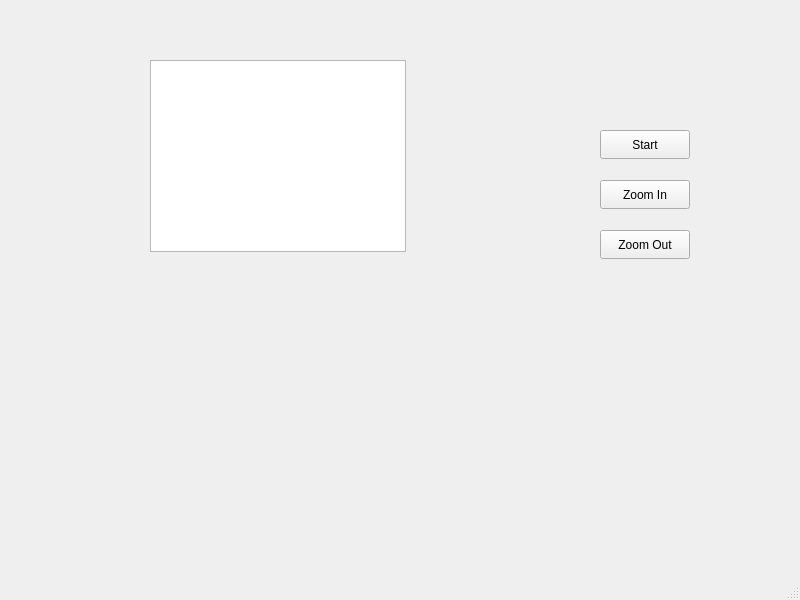
<?xml version="1.0" encoding="UTF-8"?>
<ui version="4.0">
 <class>MainWindow</class>
 <widget class="QMainWindow" name="MainWindow">
  <property name="geometry">
   <rect>
    <x>0</x>
    <y>0</y>
    <width>800</width>
    <height>600</height>
   </rect>
  </property>
  <property name="windowTitle">
   <string>MainWindow</string>
  </property>
  <widget class="QWidget" name="centralwidget">
   <widget class="QGraphicsView" name="graphicsView">
    <property name="geometry">
     <rect>
      <x>150</x>
      <y>60</y>
      <width>256</width>
      <height>192</height>
     </rect>
    </property>
   </widget>
   <widget class="QPushButton" name="btnStartPause">
    <property name="geometry">
     <rect>
      <x>600</x>
      <y>130</y>
      <width>90</width>
      <height>29</height>
     </rect>
    </property>
    <property name="text">
     <string>Start</string>
    </property>
   </widget>
   <widget class="QPushButton" name="btnZoomIn">
    <property name="geometry">
     <rect>
      <x>600</x>
      <y>180</y>
      <width>90</width>
      <height>29</height>
     </rect>
    </property>
    <property name="text">
     <string>Zoom In</string>
    </property>
   </widget>
   <widget class="QPushButton" name="btnZoomOut">
    <property name="geometry">
     <rect>
      <x>600</x>
      <y>230</y>
      <width>90</width>
      <height>29</height>
     </rect>
    </property>
    <property name="text">
     <string>Zoom Out</string>
    </property>
   </widget>
  </widget>
  <widget class="QMenuBar" name="menubar">
   <property name="geometry">
    <rect>
     <x>0</x>
     <y>0</y>
     <width>800</width>
     <height>25</height>
    </rect>
   </property>
  </widget>
  <widget class="QStatusBar" name="statusbar"/>
 </widget>
 <resources/>
 <connections/>
</ui>
